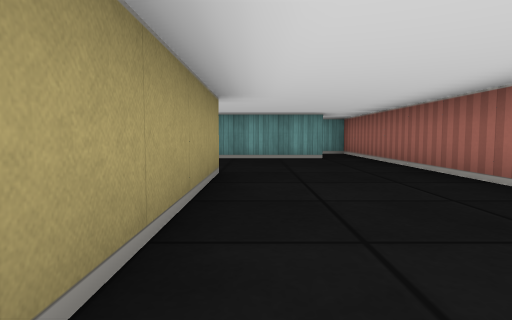
View 1 (above)

14 first-person views from a walk through a cub3D maze. The camera is about half as high as the walls, tilts 4° down and sees 75° across. The floor is counted in squares. Each view is taken from the middle of a square. On the plan, view 1 faces up. The plan holds only what a view shows up to about 9 squares ahead; the rest is blank.

View 2
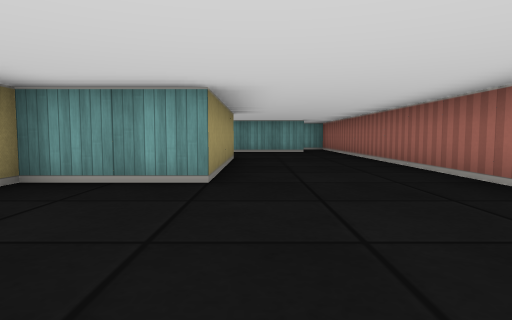

View 3
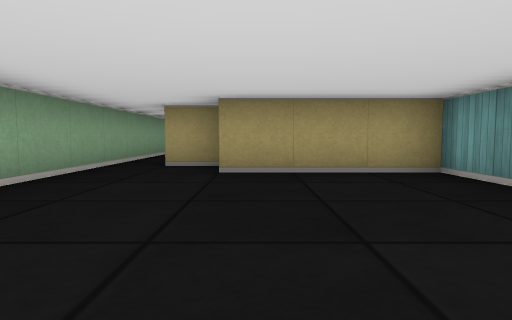

View 4
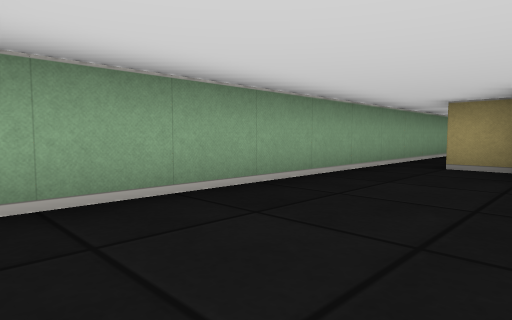

View 5
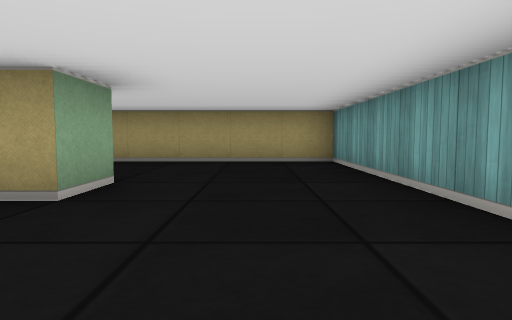

View 6
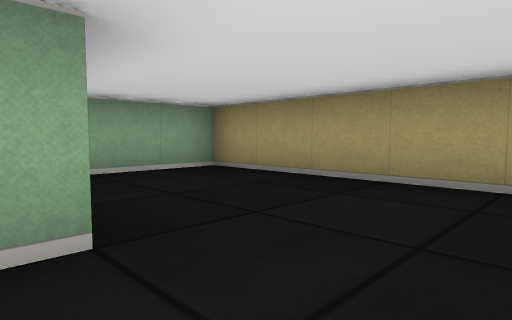

View 7
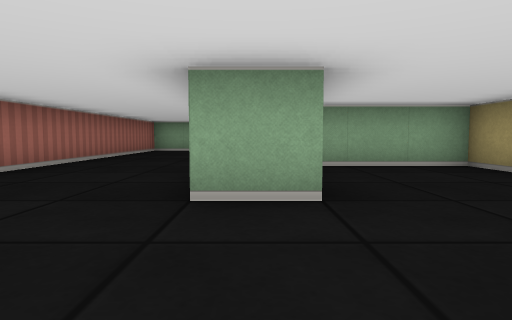

View 8
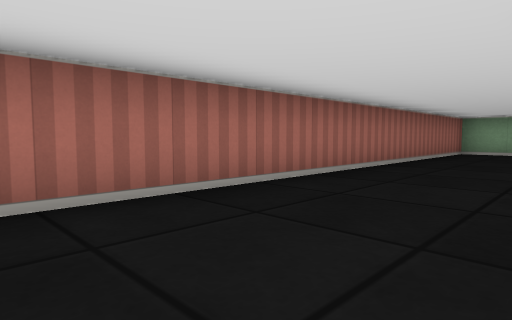

View 9
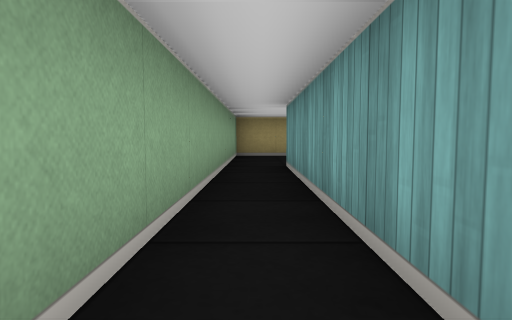

View 10
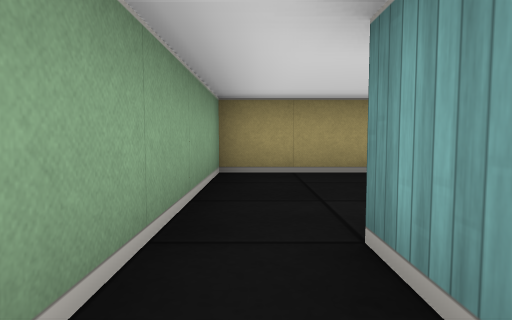

View 11
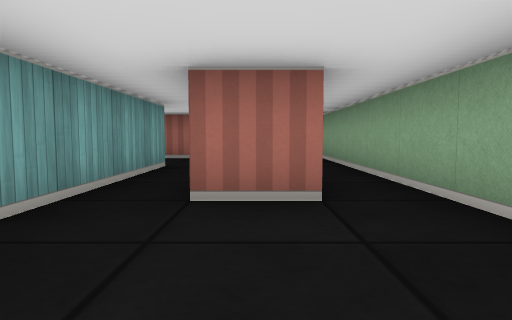

View 12
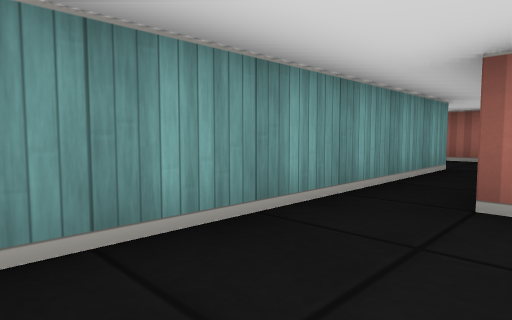

View 13
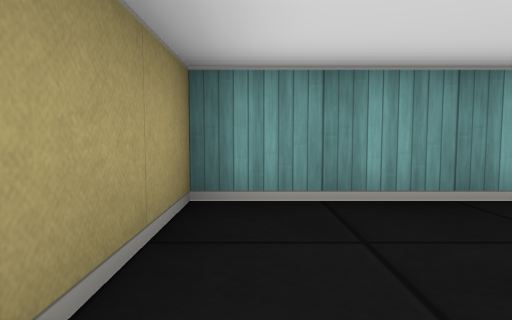

View 14
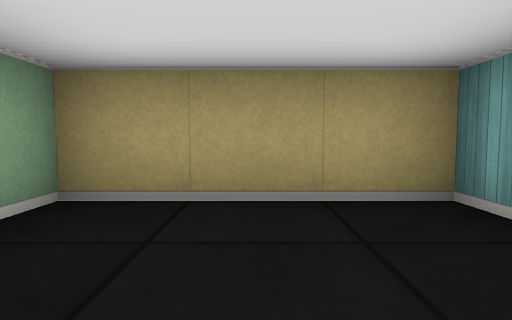

### Floor plan
Points are (right, up) in squares from view 1. A wall is a line through its corners. A room is listed if a view was taken in it or the views show most of it. See-through windows are left out.
Room 1 (views 1, 2, 3, 4, 5, 6, 7, 8, 9, 10)
walls: (-1.6, 4.5) (-0.5, 4.5) (-0.5, 0.5) (-2.5, 0.5) (-2.5, -2.5); (-3.5, -2.5) (-3.5, -3.5) (-8.5, -3.5); (1.5, 7.5) (-4.5, 7.5) (-4.5, 1.5) (-2, 1.5); (-8.5, -4.5) (2.5, -4.5) (2.5, 9)
ways out: opening at (-9, -4) to room 2; opening at (2, 8)
Room 2 (views 11, 12, 13, 14)
walls: (-8.5, -3.5) (-8.5, -2.5); (-5.4, -1.5) (-11.5, -1.5) (-11.5, -4.5) (-8.5, -4.5)
ways out: opening at (-9, -4) to room 1; opening at (-5, -1)

Where each view was taken, in squares from view 1:
view 1: 0 up, 0 right, facing up
view 2: 3 down, 0 right, facing up
view 3: 2 down, 2 right, facing left
view 4: 2 down, 2 right, facing down-left
view 5: 6 up, 2 right, facing left
view 6: 6 up, 1 left, facing down-left
view 7: 7 up, 1 left, facing down
view 8: 6 up, 0 right, facing down-right
view 9: 4 down, 3 left, facing left
view 10: 4 down, 7 left, facing left
view 11: 3 down, 11 left, facing right
view 12: 3 down, 11 left, facing up-right
view 13: 4 down, 11 left, facing up
view 14: 3 down, 9 left, facing left
